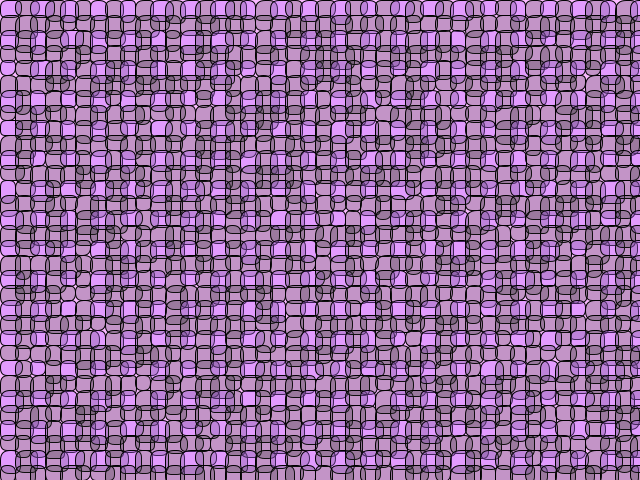
Frame 1 (no input)
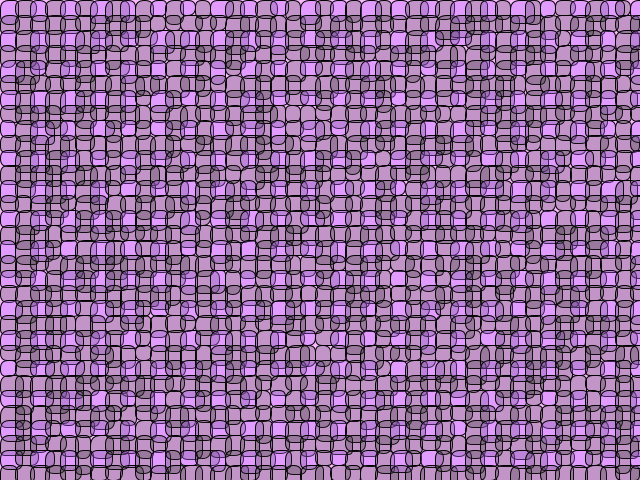
Frame 60 (the mouse pressed at the canvas centre just before this capture)
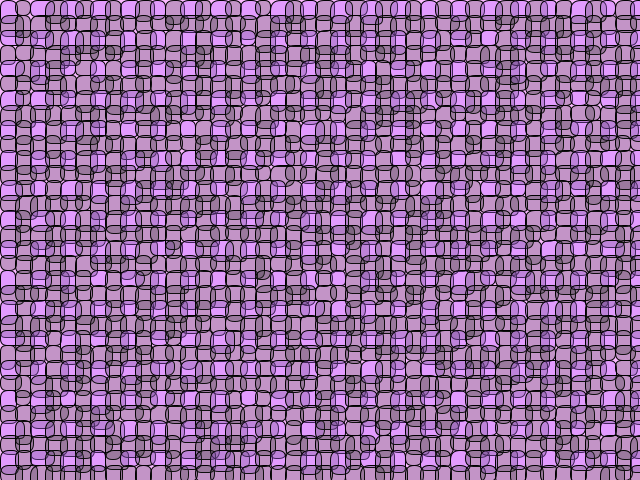
Frame 120 (the mouse held since frame 60 and released just before this capture)

The Processing sketch that drew these frames (run headless with seeded random() and noise(); from frame 60 on, the mouse is pressed at the canvas centre):

// Processing sketch: processing_87661
// ── processing_87661.pde

void setup() {
  size(640, 480);
  smooth();
}

void draw() {
  background(250, 185, 255);

  for (int i=0; i<width; i+=15) {
    for (int j=0; j<height; j+=15) {
      if ((i % 2 == 0) && (j % 2 == 0)) {
        fill(180, 100, 252, 90);
      }
      else {
        fill(50, 70);
      }
      rect(float(i), float(j), random(15, 25), random(15, 25), random(10, 15), random(5, 10), random(5, 10), random(5, 10));
    }
  }
}
